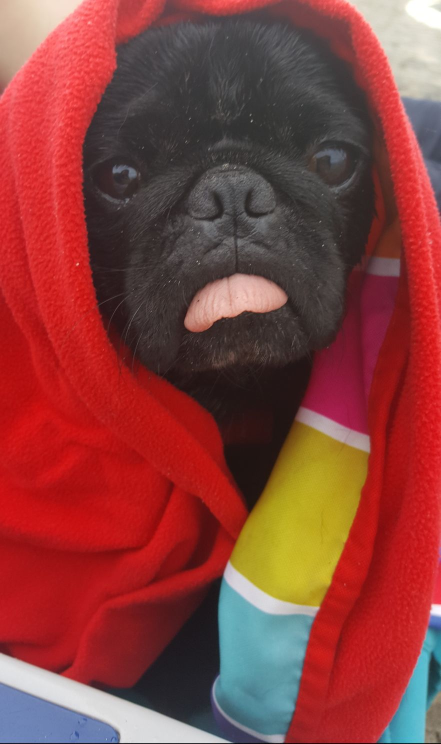
#> input picture images/pupper.jpg, 881 x 1487 px, found by its file name (shown at 1/2 size)
$ python imgManipulation.py
#> lines starting #> are read from the running program, lines starting #| are printed output that depends on the picture
import PIL
import matplotlib.pyplot as plt # single use of plt is commented out
import os.path
import PIL.ImageDraw

from PIL import ImageFont
'''Read image data'''
# Open the files in the same directory as the Python script
directory = os.path.dirname(os.path.abspath(__file__))
pupper_file = os.path.join(directory, 'pupper.jpg')

# Open and show the pupper image in a new Figure window
pupper_img = PIL.Image.open(pupper_file)
#> pupper_img is the input picture: PIL image 881x1487 RGB; mean R, G, B 137, 64.4, 60.8
fig, axes = plt.subplots(1, 1)


star_file = os.path.join(directory, 'star.png')
star_img = PIL.Image.open(star_file)
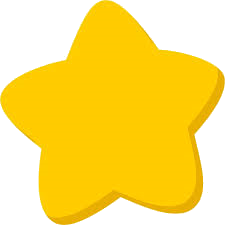
#> input picture images/star.png, 225 x 225 px, found by its file name
#> star_img is the input picture: PIL image 225x225 RGBA; mean R, G, B, A 253.4, 221.3, 96.7, 160.2

'''Modifications'''

# 1) paste image 'star' onto pupper
star_small = star_img.resize((70, 70)) #eye width and height measured in plt
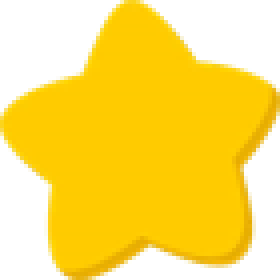
#> star_small: PIL image 70x70 RGBA (shown 4 times larger); mean R, G, B, A 166.8, 134.4, 7.4, 160.3; transparent parts drawn white

pupper_img.paste(star_small, (400, 150))

# 2) remove all red from image
main_img = pupper_img
m = main_img.load()

# get x,y size
s = main_img.size
#> s = (881, 1487)

# iterate through x and y (every pixel)
for x in xrange(s[0]):
    for y in xrange(s[1]):
        r,g,b = m[x,y]
        # remove red from the pic
        m[x,y] = 0,g,b

# 3) write text on image
font = ImageFont.truetype("arial.ttf", 100)

draw = PIL.ImageDraw.Draw(pupper_img, "RGBA")
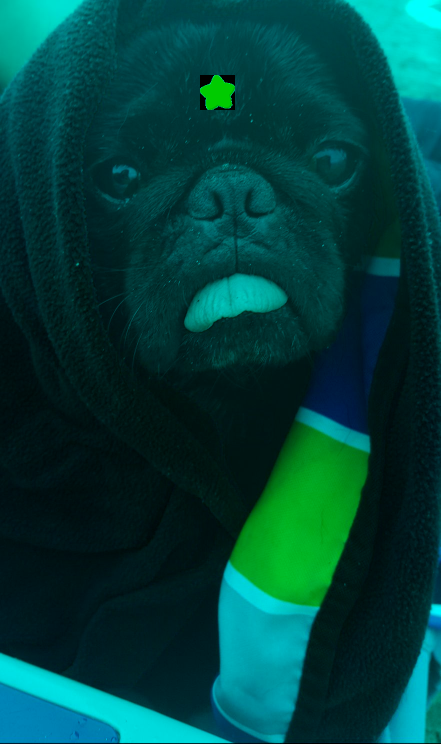
#> pupper_img: PIL image 881x1487 RGB (shown at 1/2 size); mean R, G, B 0, 64.6, 60.6
draw.text((200, 1200), "A good boy!", fill=None, font=font)
'''Show image data'''
# Create figure with 1 subplot
fig, ax = plt.subplots(1, 1)
# Show the image data in a subplot
ax.imshow(pupper_img, interpolation='none')
# Show the figure on the screen
fig.show()
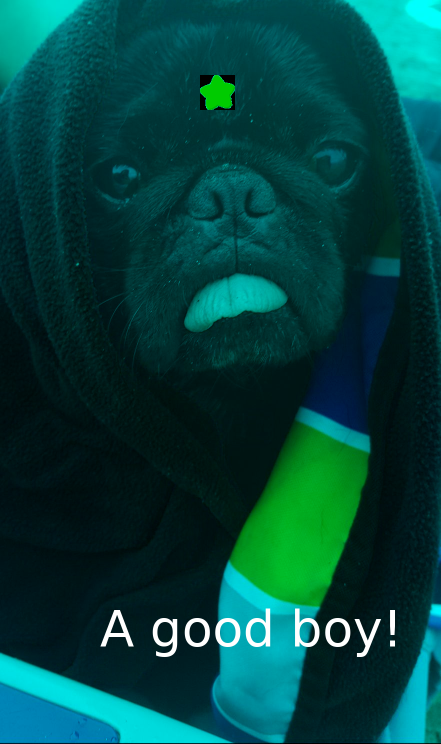
#> shown: shape (1487, 881, 3) (shown at 1/2 size); mean R, G, B 2.4, 66.4, 62.3


fig.show()
